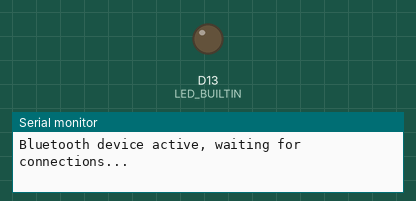
A sketch run on a simulated Arduino Nano 33 IoT. Shown: output pins drawn as LEDs (lit = HIGH), the last lines printed to the serial monitor. Nothing arrives over Bluetooth unless stated; a phone connects over Bluetooth LE 3 s after start.

Above: at 0.1 s.
At 3.1 s:
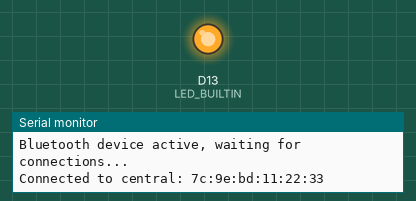
Timing chart, 0 to 4.6 s (numbered marks = the images above):
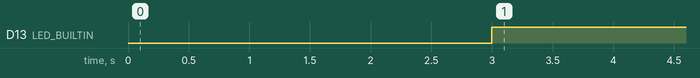

The sketch:

ble_test.ino
```cpp
#include <ArduinoBLE.h>

void setup() {
  Serial.begin(9600);
  while (!Serial);
  pinMode(LED_BUILTIN, OUTPUT);

   // begin initialization
   if (!BLE.begin()) {
    Serial.println("starting BLE failed!");
    while (1);
   }

  BLE.setLocalName("BLE DEMO1");
  BLE.setAdvertisedServiceUuid("3de2545d-9de6-47ce-84a9-68c5ead85c67");
  // start advertising
  BLE.advertise();
  Serial.println("Bluetooth device active, waiting for connections...");
}


void loop() {
  // wait for a BLE central
  BLEDevice central = BLE.central();
  if (central) {
  Serial.print("Connected to central: ");
  Serial.println(central.address());
  digitalWrite(LED_BUILTIN, HIGH);
  while (central.connected()) {
    // do nothing
  }

  digitalWrite(LED_BUILTIN, LOW);
  Serial.print("Disconnected from central: ");
  Serial.println(central.address());
  }
}
```

Measured:
- by itself, D13 (LED_BUILTIN): LOW → HIGH at 3.0 s
